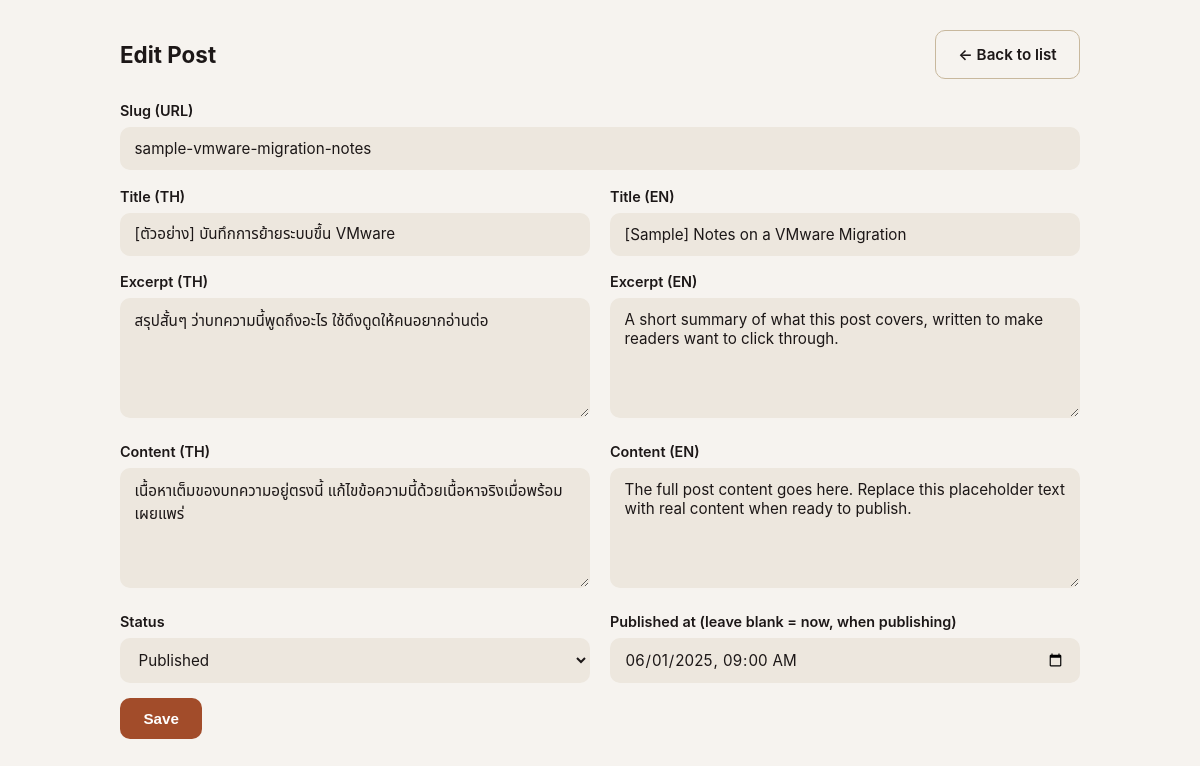
Screenshot of /admin/post-form.php?id=1 (signed in) with the database file from the repository.
### tables this page shows
CREATE TABLE IF NOT EXISTS blog_posts (
    id INT UNSIGNED AUTO_INCREMENT PRIMARY KEY,
    slug VARCHAR(160) NOT NULL UNIQUE,
    title_th VARCHAR(255) NOT NULL,
    title_en VARCHAR(255) NOT NULL,
    excerpt_th VARCHAR(500) NOT NULL,
    excerpt_en VARCHAR(500) NOT NULL,
    content_th TEXT NOT NULL,
    content_en TEXT NOT NULL,
    status ENUM('draft', 'published') NOT NULL DEFAULT 'draft',
    published_at DATETIME NULL,
    created_at TIMESTAMP NOT NULL DEFAULT CURRENT_TIMESTAMP,
    updated_at TIMESTAMP NOT NULL DEFAULT CURRENT_TIMESTAMP ON UPDATE CURRENT_TIMESTAMP
);

### includes/db.php (called while the page is built, shortened)
<?php
function get_db(): PDO
{
    static $pdo = null;
    if ($pdo === null) {
        $host = env_get('DB_HOST') ?: 'localhost';
        $dbname = env_get('DB_NAME') ?: 'p1_home_blog';
        $user = env_get('DB_USER') ?: 'root';
        $pass = env_get('DB_PASS') ?: '';
        $pdo = new PDO(
            "mysql:host={$host};dbname={$dbname};charset=utf8mb4",
            $user,
            $pass,
            [
                PDO::ATTR_ERRMODE => PDO::ERRMODE_EXCEPTION,
                PDO::ATTR_DEFAULT_FETCH_MODE => PDO::FETCH_ASSOC,
            ]
        );
    }
    return $pdo;
}

### admin/post-form.php (the view, shortened to what this page needs)
<?php
require __DIR__ . '/../includes/db.php';
$id = isset($_GET['id']) ? (int) $_GET['id'] : (isset($_POST['id']) ? (int) $_POST['id'] : null);
$isEdit = !empty($id);
$post = [
    'slug' => '',
    'title_th' => '',
    'title_en' => '',
    'excerpt_th' => '',
    'excerpt_en' => '',
    'content_th' => '',
    'content_en' => '',
    'status' => 'draft',
    'published_at' => '',
];
if ($isEdit && $_SERVER['REQUEST_METHOD'] !== 'POST') {
    $stmt = get_db()->prepare('SELECT * FROM blog_posts WHERE id = :id LIMIT 1');
    $stmt->execute(['id' => $id]);
    $row = $stmt->fetch();
    $post = array_merge($post, $row);
    if ($post['published_at']) {
        $post['published_at'] = date('Y-m-d\TH:i', strtotime($post['published_at']));
    }
}
?>
<!DOCTYPE html>
<html lang="en">
<head>
    <link rel="stylesheet" href="../assets/css/style.css">
    <link rel="stylesheet" href="../assets/css/admin.css">
</head>
<body>
<div class="admin-shell">
    <div class="admin-topbar">
        <h1 class="admin-title"><?= $isEdit ? 'Edit Post' : 'New Post' ?></h1>
        <a class="btn btn-outline" href="index.php">&larr; Back to list</a>
    </div>
    <form method="post" novalidate>
        <div class="form-group">
            <label for="slug">Slug (URL)</label>
            <input type="text" id="slug" name="slug" pattern="[a-z0-9-]+" required value="<?= htmlspecialchars($post['slug']) ?>">
        </div>
        <div class="admin-form-grid">
            <div class="form-group">
                <label for="title_th">Title (TH)</label>
                <input type="text" id="title_th" name="title_th" required value="<?= htmlspecialchars($post['title_th']) ?>">
            </div>
            <div class="form-group">
                <label for="title_en">Title (EN)</label>
                <input type="text" id="title_en" name="title_en" required value="<?= htmlspecialchars($post['title_en']) ?>">
            </div>
        </div>
        <div class="admin-form-grid">
            <div class="form-group">
                <label for="excerpt_th">Excerpt (TH)</label>
                <textarea id="excerpt_th" name="excerpt_th" required><?= htmlspecialchars($post['excerpt_th']) ?></textarea>
            </div>
            <div class="form-group">
                <label for="excerpt_en">Excerpt (EN)</label>
                <textarea id="excerpt_en" name="excerpt_en" required><?= htmlspecialchars($post['excerpt_en']) ?></textarea>
            </div>
        </div>
        <div class="admin-form-grid">
            <div class="form-group">
                <label for="content_th">Content (TH)</label>
                <textarea id="content_th" name="content_th" class="admin-content-area" required><?= htmlspecialchars($post['content_th']) ?></textarea>
            </div>
            <div class="form-group">
                <label for="content_en">Content (EN)</label>
                <textarea id="content_en" name="content_en" class="admin-content-area" required><?= htmlspecialchars($post['content_en']) ?></textarea>
            </div>
        </div>
        <div class="admin-form-grid">
            <div class="form-group">
                <label for="status">Status</label>
                <select id="status" name="status">
                    <option value="published" <?= $post['status'] === 'published' ? 'selected' : '' ?>>Published</option>
                </select>
            </div>
            <div class="form-group">
                <label for="published_at">Published at (leave blank = now, when publishing)</label>
                <input type="datetime-local" id="published_at" name="published_at" value="<?= htmlspecialchars($post['published_at']) ?>">
            </div>
        </div>
        <button type="submit" class="btn btn-primary">Save</button>
    </form>
</div>
</body>
</html>

### assets/css/style.css (style rules this page uses)
:root { --color-bone-50: #f6f3ef; --color-bone-100: #ede7de; --color-bone-200: #dad0be; --color-bone-300: #c8b89d; --color-bone-400: #b6a17c; --color-bone-500: #a3895c; --color-bone-600: #836e49; --color-bone-700: #625237; --color-bone-800: #413725; --color-bone-900: #211b12; --color-bone-950: #17130d; --color-floral-white-50: #f9f5eb; --color-floral-white-100: #f4ead7; --color-floral-white-200: #e8d5b0; --color-floral-white-300: #ddc188; --color-floral-white-400: #d1ac61; --color-floral-white-500: #c69739; --color-floral-white-600: #9e792e; --color-floral-white-700: #775b22; --color-floral-white-800: #4f3c17; --color-floral-white-900: #281e0b; --color-floral-white-950: #1c1508; --color-dark-coffee-50: #f8f2ed; --color-dark-coffee-100: #f1e5da; --color-dark-coffee-200: #e2cbb6; --color-dark-coffee-300: #d4b191; --color-dark-coffee-400: #c6986c; --color-dark-coffee-500: #b87e47; --color-dark-coffee-600: #936539; --color-dark-coffee-700: #6e4b2b; --color-dark-coffee-800: #49321d; --color-dark-coffee-900: #25190e; --color-dark-coffee-950: #1a120a; --color-rusty-spice-50: #faefeb; --color-rusty-spice-100: #f5dfd6; --color-rusty-spice-200: #eabfae; --color-rusty-spice-300: #e09f85; --color-rusty-spice-400: #d57f5d; --color-rusty-spice-500: #cb5f34; --color-rusty-spice-600: #a24c2a; --color-rusty-spice-700: #7a391f; --color-rusty-spice-800: #512615; --color-rusty-spice-900: #29130a; --color-rusty-spice-950: #1c0d07; --color-coffee-bean-50: #f4f1f1; --color-coffee-bean-100: #e8e3e3; --color-coffee-bean-200: #d2c6c6; --color-coffee-bean-300: #bbaaaa; --color-coffee-bean-400: #a48e8e; --color-coffee-bean-500: #8e7171; --color-coffee-bean-600: #715b5b; --color-coffee-bean-700: #554444; --color-coffee-bean-800: #392d2d; --color-coffee-bean-900: #1c1717; --color-coffee-bean-950: #141010; --color-bg: var(--color-bone-50); --color-bg-alt: var(--color-bone-100); --color-text: var(--color-coffee-bean-900); --color-text-muted: var(--color-coffee-bean-600); --color-border: var(--color-bone-300); --color-accent: var(--color-rusty-spice-600); --color-accent-hover: var(--color-rusty-spice-700); --color-dark-bg: var(--color-coffee-bean-900); --color-dark-bg-alt: var(--color-coffee-bean-800); --color-dark-text: var(--color-bone-50); --color-dark-text-muted: var(--color-bone-300); --color-dark-border: var(--color-coffee-bean-700); --color-accent-on-dark: var(--color-rusty-spice-400); --max-width: 960px; --radius: 10px; --space-1: 0.5rem; --space-2: 0.9rem; --space-3: 1.25rem; --space-4: 1.9rem; --space-5: 2.75rem; }
* { box-sizing: border-box; }
html { scroll-behavior: smooth; }
body { margin: 0; font-family: -apple-system, BlinkMacSystemFont, "Segoe UI", "Noto Sans Thai", Roboto, Helvetica, Arial, sans-serif; color: var(--color-text); background: var(--color-bg); line-height: 1.6; }
a { color: var(--color-accent); text-decoration: none; }
.btn { display: inline-block; padding: 0.7rem 1.4rem; border-radius: var(--radius); font-weight: 600; font-size: 0.95rem; border: 1px solid transparent; cursor: pointer; transition: background-color 0.2s ease, border-color 0.2s ease, transform 0.15s ease, box-shadow 0.2s ease; }
.btn-primary { background: var(--color-accent); color: #fff; }
.btn-outline { background: transparent; border-color: var(--color-border); color: var(--color-text); }
.form-group { margin-bottom: var(--space-2); }
.form-group label { display: block; font-size: 0.9rem; font-weight: 600; margin-bottom: 0.3rem; }
.form-group input, .form-group textarea { width: 100%; padding: 0.7rem 0.85rem; border: 1px solid transparent; border-radius: var(--radius); font-family: inherit; font-size: 0.95rem; background: var(--color-bg-alt); color: var(--color-text); }
.form-group input::placeholder, .form-group textarea::placeholder { color: var(--color-text-muted); }
.form-group textarea { resize: vertical; min-height: 120px; }

### rows the page displays
blog_posts: slug "sample-vmware-migration-notes", title_th "[ตัวอย่าง] บันทึกการย้ายระบบขึ้น VMware", title_en "[Sample] Notes on a VMware Migration", excerpt_th "สรุปสั้นๆ ว่าบทความนี้พูดถึงอะไร ใช้ดึงดูดให้คนอยากอ่านต่อ", excerpt_en "A short summary of what this post covers, written to make readers want to click through.", content_th "เนื้อหาเต็มของบทความอยู่ตรงนี้ แก้ไขข้อความนี้ด้วยเนื้อหาจริงเมื่อพร้อมเผยแพร่", content_en "The full post content goes here. Replace this placeholder text with real content when ready to publish.", status "Published"
